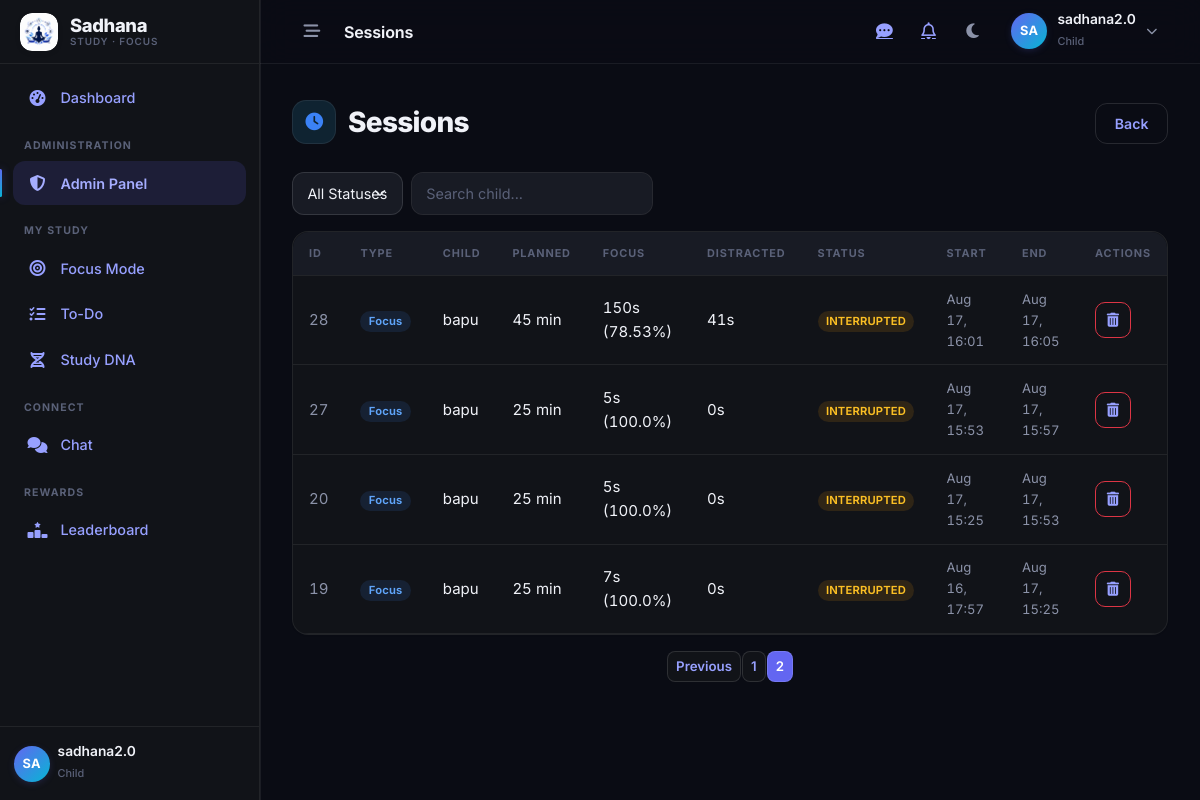
The page /admin-panel/sessions/?page=2 (signed in) on the database its author committed.
### users/models.py (models this page shows, shortened)
class User(AbstractUser):
    ROLE_CHOICES = (
        ('PARENT', 'Parent'),
        ('CHILD', 'Child'),
        ('ADMIN', 'Admin'),
    )
    role = models.CharField(max_length=10, choices=ROLE_CHOICES, default='CHILD')
    child_id = models.CharField(max_length=20, unique=True, blank=True, null=True)

### focus/models.py (models this page shows, shortened)
class FocusSession(models.Model):
    class Type(models.TextChoices):
        FOCUS = 'FOCUS', 'Focus'
        STUDY = 'STUDY', 'Study'
    class Status(models.TextChoices):
        ACTIVE = 'ACTIVE', 'Active'
        BREAK = 'BREAK', 'Break'
        COMPLETED = 'COMPLETED', 'Completed'
        INTERRUPTED = 'INTERRUPTED', 'Interrupted'
    child = models.ForeignKey(
        settings.AUTH_USER_MODEL,
        on_delete=models.CASCADE,
        related_name='focus_sessions'
    )
    session_type = models.CharField(max_length=10, choices=Type.choices, default=Type.FOCUS, help_text="FOCUS = Pomodoro with app blocking, STUDY = free-form timer")
    planned_duration = models.IntegerField(help_text="Planned duration in minutes (25, 50, 90, or custom)")
    actual_focus_seconds = models.IntegerField(default=0, help_text="Actual focused time in seconds")
    distraction_seconds = models.IntegerField(default=0, help_text="Total distracted time in seconds")
    break_seconds = models.IntegerField(default=0, help_text="Total break time in seconds")
    focus_score = models.FloatField(default=0.0, help_text="Calculated focus percentage")
    status = models.CharField(max_length=20, choices=Status.choices, default=Status.ACTIVE)
    start_time = models.DateTimeField(auto_now_add=True)
    end_time = models.DateTimeField(null=True, blank=True)
    task = models.ForeignKey(
        'tasks.Task',
        on_delete=models.SET_NULL,
        null=True, blank=True,
        related_name='focus_sessions',
        help_text="To-Do task the child is working on during this session"
    )
    blocked_attempts = models.IntegerField(default=0, help_text="Number of blocked access attempts during this session")
    lock_violations = models.IntegerField(default=0, help_text="Number of lock violations (tab switch / minimize / leave attempt)")
    lock_enabled = models.BooleanField(default=False, help_text="Super Power Saving Mode - OS/browser level lock is enforced")
    early_exit = models.BooleanField(default=False, help_text="Child ended the session before the planned duration")
    last_tick_at = models.DateTimeField(null=True, blank=True, help_text="Last presence tick received from the child's focus page (server-side timing)")
    paused_at = models.DateTimeField(null=True, blank=True, help_text="Set while an approved app is being used - focus timer is frozen")
    pause_seconds_total = models.IntegerField(default=0, help_text="Total seconds the session was paused for approved app usage")
    break_started_at = models.DateTimeField(null=True, blank=True, help_text="When the break started")
    break_end_time = models.DateTimeField(null=True, blank=True, help_text="When the break is scheduled to end")
    break_duration = models.IntegerField(default=0, help_text="Duration of the current/last break in seconds")
    breaks_taken = models.IntegerField(default=0, help_text="Number of breaks taken during this session")
    total_break_seconds = models.IntegerField(default=0, help_text="Total break time across all breaks in seconds")
    class Meta:
        ordering = ['-start_time']

### admin_panel/views.py (the view)
# urls.py: path('sessions/', views.list_focus_sessions, name='admin_list_sessions'),
@user_passes_test(is_admin, login_url='login')
def list_focus_sessions(request):
    status_filter = request.GET.get('status', '')
    child_search = request.GET.get('child', '')
    sessions = FocusSession.objects.select_related('child').all().order_by('-start_time')
    if status_filter:
        sessions = sessions.filter(status=status_filter)
    if child_search:
        sessions = sessions.filter(child__username__icontains=child_search)
    paginator = Paginator(sessions, 20)
    page = paginator.get_page(request.GET.get('page'))
    return render(request, 'admin_panel/session_list.html', {
        'sessions': page,
        'status_filter': status_filter,
        'child_search': child_search,
    })

### admin_panel/views.py (called while the page is built)
def is_admin(user):
    return user.is_authenticated and (user.is_staff or user.role == 'ADMIN')

### templates/admin_panel/session_list.html (shortened to what this page needs)
{% extends 'base.html' %}
{% block topbar_title %}Sessions{% endblock %}
{% block content %}
<div class="sd-page-header">
    <div>
        <h2 class="sd-page-title"><span class="sd-title-icon" style="background:rgba(56,189,248,.13);color:var(--sd-info);"><i class="fa-solid fa-clock"></i></span> Sessions</h2>
    </div>
    <div class="sd-page-actions">
        <a href="{% url 'admin_dashboard' %}" class="btn btn-outline-secondary">Back</a>
    </div>
</div>
<form method="get" class="row g-2 mb-3">
    <div class="col-auto">
        <select name="status" class="form-select form-select-sm" onchange="this.form.submit()">
            <option value="">All Statuses</option>
        </select>
    </div>
    <div class="col-auto">
        <input type="text" name="child" class="form-control form-control-sm" placeholder="Search child..." value="{{ child_search }}" onchange="this.form.submit()">
    </div>
</form>
<div class="sd-table-wrap">
    <div class="table-responsive">
        <table class="table table-hover align-middle mb-0">
            <thead>
                <tr>
                    <th>ID</th>
                    <th>Type</th>
                    <th>Child</th>
                    <th>Planned</th>
                    <th>Focus</th>
                    <th>Distracted</th>
                    <th>Status</th>
                    <th>Start</th>
                    <th>End</th>
                    <th>Actions</th>
                </tr>
            </thead>
            <tbody>
                {% for s in sessions %}
                <tr>
                    <td class="text-muted tabular">{{ s.id }}</td>
                    <td><span class="badge soft-{% if s.session_type == 'FOCUS' %}info{% else %}neutral{% endif %}">{{ s.get_session_type_display }}</span></td>
                    <td>{{ s.child.username }}</td>
                    <td class="tabular">{{ s.planned_duration }} min</td>
                    <td class="tabular">{{ s.actual_focus_seconds }}s ({{ s.focus_score }}%)</td>
                    <td class="tabular">{{ s.distraction_seconds }}s</td>
                    <td>
                        {% if s.status == 'COMPLETED' %}
                            <span class="badge soft-success">{{ s.status }}</span>
                        {% elif s.status == 'ACTIVE' %}
                            <span class="badge soft-primary">{{ s.status }}</span>
                        {% elif s.status == 'INTERRUPTED' %}
                            <span class="badge soft-warning">{{ s.status }}</span>
                        {% else %}
                            <span class="badge soft-neutral">{{ s.status }}</span>
                        {% endif %}
                    </td>
                    <td class="text-muted small tabular">{{ s.start_time|date:"M d, H:i" }}</td>
                    <td class="text-muted small tabular">{{ s.end_time|date:"M d, H:i"|default:"—" }}</td>
                    <td>
                        <a href="{% url 'admin_delete_session' s.id %}" class="btn btn-action btn-outline-danger" title="Delete"><i class="fa-solid fa-trash-can"></i></a>
                    </td>
                </tr>
                {% empty %}
                <tr><td colspan="10" class="text-center text-muted py-4">No sessions found.</td></tr>
                {% endfor %}
            </tbody>
        </table>
    </div>
</div>
{% if sessions.has_other_pages %}
<nav class="mt-3">
    <ul class="pagination pagination-sm justify-content-center">
        {% if sessions.has_previous %}
        <li class="page-item"><a class="page-link" href="?page={{ sessions.previous_page_number }}{% if status_filter %}&status={{ status_filter }}{% endif %}{% if child_search %}&child={{ child_search }}{% endif %}">Previous</a></li>
        {% endif %}
        {% for i in sessions.paginator.page_range %}
        <li class="page-item {% if sessions.number == i %}active{% endif %}"><a class="page-link" href="?page={{ i }}">{{ i }}</a></li>
        {% endfor %}
    </ul>
</nav>
{% endif %}
{% endblock %}

### templates/base.html (shortened to what this page needs)
{% load static %}
<!DOCTYPE html>
<html lang="en" data-bs-theme="dark">
<head>
    <link href="https://cdn.jsdelivr.net/npm/bootstrap@5.3.2/dist/css/bootstrap.min.css" rel="stylesheet">
    <link rel="stylesheet" href="https://cdnjs.cloudflare.com/ajax/libs/font-awesome/6.4.2/css/all.min.css" />
    <link rel="stylesheet" href="/static/css/style.css?v=20260908">
</head>
<body class="{% if user.is_authenticated %}has-sidebar{% endif %} {% block body_class %}{% endblock %}">
    {% if user.is_authenticated %}
    <div class="sd-app">
        <aside class="sd-sidebar" id="sdSidebar" aria-label="Main navigation">
            <a class="sd-sidebar-brand" href="{% url 'home' %}" title="Sadhana">
                <span class="sd-brand-mark"><img src="{% static 'images/logo.jpeg' %}" alt="Sadhana logo"></span>
                <span class="sd-brand-name">Sadhana<small>Study &middot; Focus</small></span>
            </a>
            <nav class="sd-nav">
                <a class="sd-nav-link {% if request.resolver_match.url_name == 'dashboard_router' or request.resolver_match.url_name == 'parent_dashboard' or request.resolver_match.url_name == 'child_dashboard' %}active{% endif %}"
                   href="{% url 'dashboard_router' %}">
                    <i class="fa-solid fa-gauge-high"></i><span>Dashboard</span>
                </a>
                {% if user.is_staff or user.role == 'ADMIN' %}
                <div class="sd-nav-heading">Administration</div>
                <a class="sd-nav-link {% if request.resolver_match.url_name and 'admin' in request.resolver_match.url_name %}active{% endif %}"
                   href="{% url 'admin_dashboard' %}">
                    <i class="fa-solid fa-shield-halved"></i><span>Admin Panel</span>
                </a>
                {% endif %}
                {% if user.role == 'CHILD' %}
                <div class="sd-nav-heading">My Study</div>
                <a class="sd-nav-link {% if request.resolver_match.url_name and 'focus' in request.resolver_match.url_name %}active{% endif %}"
                   href="{% url 'focus_session' %}">
                    <i class="fa-solid fa-bullseye"></i><span>Focus Mode</span>
                </a>
                <a class="sd-nav-link {% if request.resolver_match.url_name == 'todo_dashboard' %}active{% endif %}"
                   href="{% url 'todo_dashboard' %}">
                    <i class="fa-solid fa-list-check"></i><span>To-Do</span>
                </a>
                <a class="sd-nav-link {% if request.resolver_match.url_name == 'studydna_dashboard' %}active{% endif %}"
                   href="{% url 'studydna_dashboard' %}">
                    <i class="fa-solid fa-dna"></i><span>Study DNA</span>
                </a>
                {% endif %}
                {% if user.role == 'PARENT' or user.role == 'CHILD' %}
                <div class="sd-nav-heading">Connect</div>
                <a class="sd-nav-link {% if request.resolver_match.url_name == 'chat_page' %}active{% endif %}"
                   href="{% url 'chat:chat_page' %}">
                    <i class="fa-solid fa-comments"></i><span>Chat</span>
                </a>
                {% endif %}
                {% if user.is_staff or user.role == 'ADMIN' or user.role == 'PARENT' or user.role == 'CHILD' %}
                <div class="sd-nav-heading">Rewards</div>
                <a class="sd-nav-link {% if request.resolver_match.url_name == 'reward_leaderboard' %}active{% endif %}"
                   href="{% url 'reward_leaderboard' %}">
                    <i class="fa-solid fa-ranking-star"></i><span>Leaderboard</span>
                </a>
                {% endif %}
            </nav>
            <div class="sd-nav-footer">
                <div class="d-flex align-items-center gap-2 sd-sidebar-footer-user">
                    <span class="sd-avatar">{{ user.username|slice:":2"|upper }}</span>
                    <span class="overflow-hidden">
                        <span class="sd-user-name d-block">{{ user.username }}</span>
                        <span class="sd-user-role">{{ user.role|lower }}</span>
                    </span>
                </div>
            </div>
        </aside>
        <div class="sd-main">
            <header class="sd-topbar">
                <button class="sd-icon-btn sd-desktop-only" id="sdCollapseToggle" type="button" aria-label="Collapse sidebar">
                    <i class="fa-solid fa-bars-staggered"></i>
                </button>
                <h1 class="sd-topbar-title">{% block topbar_title %}{% endblock %}</h1>
                <div class="ms-auto d-flex align-items-center gap-1">
                    {% if user.role == 'PARENT' or user.role == 'CHILD' %}
                    <a class="sd-icon-btn" href="{% url 'chat:chat_page' %}" aria-label="Chat messages">
                        <i class="fa-solid fa-comment-dots"></i>
                    </a>
                    {% endif %}
                    <a class="sd-icon-btn" href="{% url 'notification_list' %}" aria-label="Notifications">
                        <i class="fa-regular fa-bell"></i>
                    </a>
                    <button id="theme-toggle" class="sd-icon-btn" type="button" aria-label="Toggle color theme">
                        <i class="fa-solid fa-moon"></i>
                    </button>
                    <div class="dropdown ms-1">
                        <button class="sd-user-menu" type="button" data-bs-toggle="dropdown"
                                aria-expanded="false" aria-label="Account menu">
                            <span class="sd-avatar">{{ user.username|slice:":2"|upper }}</span>
                            <span class="d-none d-md-block">
                                <span class="sd-user-name d-block">{{ user.username }}</span>
                                <span class="sd-user-role">{{ user.role|lower }}</span>
                            </span>
                        </button>
                    </div>
                </div>
            </header>
            <main class="sd-content" id="sd-main-content">
    {% endif %}
        {% block content %}{% endblock %}
    </main>
    {% if user.is_authenticated %}
        </div>
    </div>
    {% endif %}
</body>
</html>

### rows shown on the page
User: username "SA", username "sadhana2.0", role "Child"
FocusSession: id "28", session_type "Focus", child.username "bapu", planned_duration "45", actual_focus_seconds "150", focus_score "78.53", distraction_seconds "41", status "INTERRUPTED", start_time "Aug 17, 16:01", end_time "Aug 17, 16:05"
FocusSession: id "27", session_type "Focus", child.username "bapu", planned_duration "25", actual_focus_seconds "5", focus_score "100.0", distraction_seconds "0", status "INTERRUPTED", start_time "Aug 17, 15:53", end_time "Aug 17, 15:57"
FocusSession: id "20", session_type "Focus", child.username "bapu", planned_duration "25", actual_focus_seconds "5", focus_score "100.0", distraction_seconds "0", status "INTERRUPTED", start_time "Aug 17, 15:25", end_time "Aug 17, 15:53"
FocusSession: id "19", session_type "Focus", child.username "bapu", planned_duration "25", actual_focus_seconds "7", focus_score "100.0", distraction_seconds "0", status "INTERRUPTED", start_time "Aug 16, 17:57", end_time "Aug 17, 15:25"

### other values the page prints
{{ i }} "1" "2"
